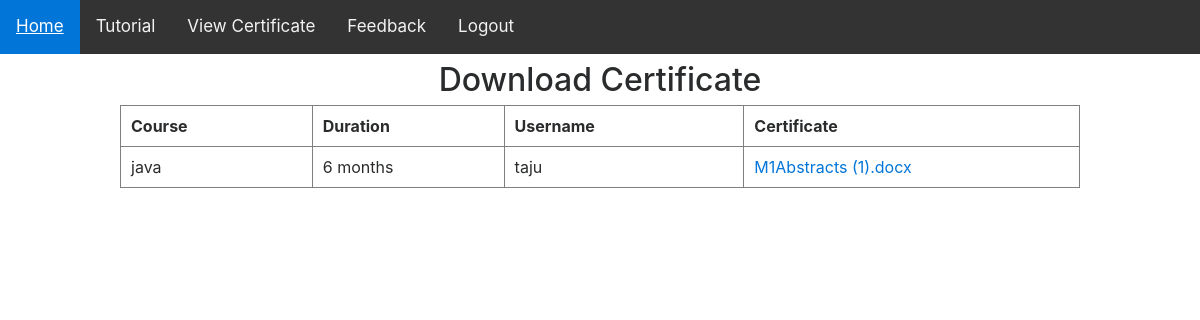
Page /view_cer.php (signed in) on the committed database.
### tables this page shows
CREATE TABLE IF NOT EXISTS `ee_certificate` (
  `id` int(11) NOT NULL,
  `uname` varchar(50) NOT NULL,
  `course` varchar(50) NOT NULL,
  `duration` varchar(30) NOT NULL DEFAULT '',
  `filename` varchar(200) NOT NULL DEFAULT '',
  PRIMARY KEY (`id`)
);

### include/dbconnect.php (called while the page is built, shortened)
<?php
$db_host = getenv('DB_HOST') ? getenv('DB_HOST') : 'localhost';
$db_user = getenv('DB_USER') ? getenv('DB_USER') : 'root';
$db_pass = getenv('DB_PASS') !== false ? getenv('DB_PASS') : '';
$db_name = getenv('DB_NAME') ? getenv('DB_NAME') : 'course_portal';
$connect = mysqli_connect($db_host, $db_user, $db_pass, $db_name);
function db_escape($value)
{
    global $connect;
    return mysqli_real_escape_string($connect, (string)$value);
}
function db_query($sql)
{
    global $connect;
    return mysqli_query($connect, $sql);
}
function db_fetch_array($result)
{
    return mysqli_fetch_array($result, MYSQLI_ASSOC);
}
function db_num_rows($result)
{
    return mysqli_num_rows($result);
}
function h($value)
{
    return htmlspecialchars((string)$value, ENT_QUOTES, 'UTF-8');
}
?>

### view_cer.php (the view, shortened to what this page needs)
<?php
include("include/dbconnect.php");
$uname = $_SESSION['uname'];
$q2 = db_query("SELECT * FROM ee_certificate WHERE uname='" . db_escape($uname) . "'");
?>
<!DOCTYPE html>
<html lang="en">
<head>
<?php include("include/head.php"); ?>
</head>
<body>
<?php include("include/link_user.php"); ?>
<h2 align="center">Download Certificate</h2>
<?php if (db_num_rows($q2) > 0) { ?>
<table width="80%" border="1" align="center">
  <tr>
    <th width="20%">Course</th>
    <th width="20%">Duration</th>
    <th width="25%">Username</th>
    <th width="35%">Certificate</th>
  </tr>
  <?php while ($r2 = db_fetch_array($q2)) { ?>
  <tr>
    <td><?php echo h($r2['course']); ?></td>
    <td><?php echo h($r2['duration']); ?></td>
    <td><?php echo h($r2['uname']); ?></td>
    <td>
      <?php if ($r2['filename'] !== "") { ?>
      <a href="upload/<?php echo rawurlencode($r2['filename']); ?>" target="_blank"><?php echo h($r2['filename']); ?></a>
      <?php } else { echo '-'; } ?>
    </td>
  </tr>
  <?php } ?>
</table>
<?php } else { ?>
<p align="center">No certificates issued yet.</p>
<?php } ?>
<p>&nbsp;</p>
</body>
</html>

### include/head.php (style rules this page uses)
table[border="1"] th, table[border="1"] td { padding: 8px 10px; }

### rows in the picture
ee_certificate: course "java", duration "6 months", uname "taju", filename "M1Abstracts (1).docx"
